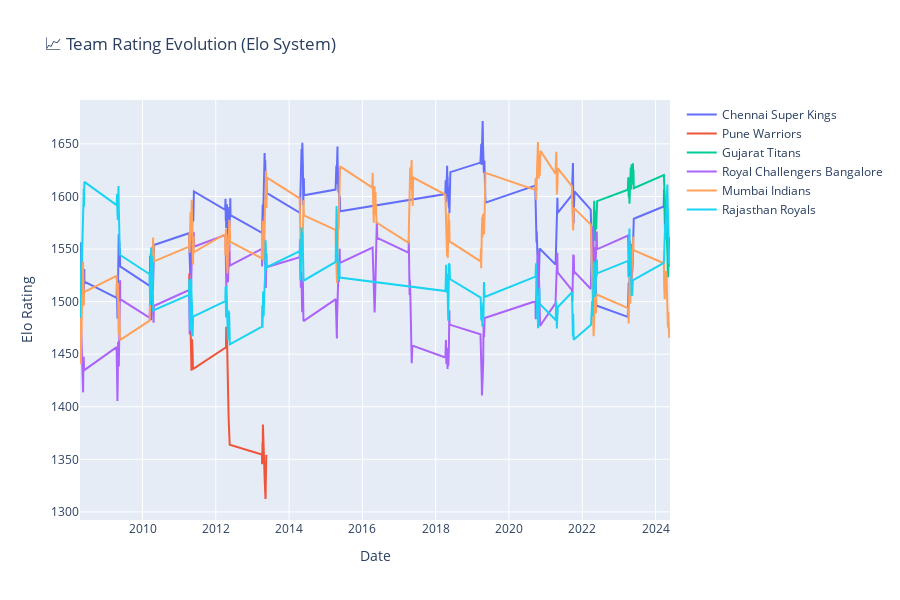
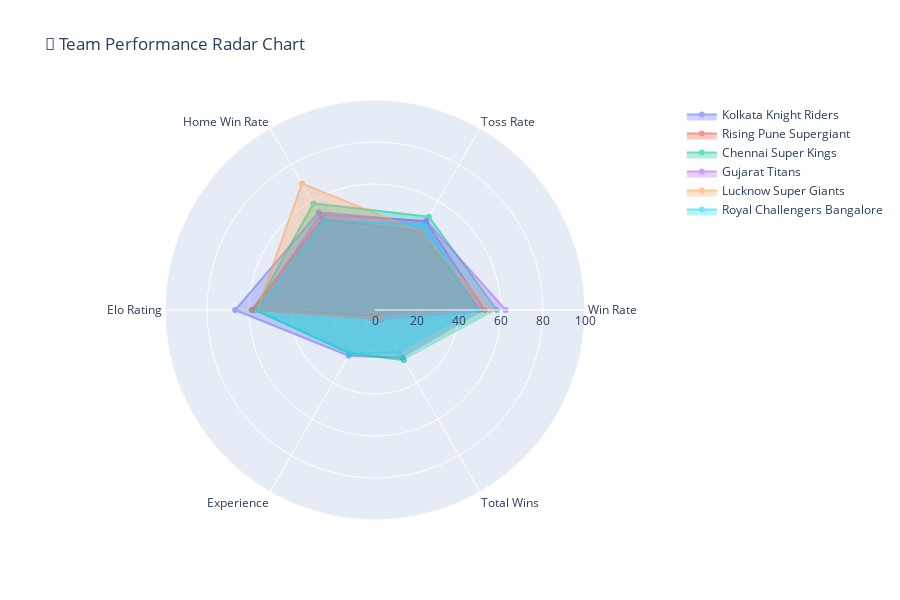

Write notebook code for charts like these, in order.
### Markdown cell above
## 🎯 7. Advanced Performance Analytics

### Code cell
# Advanced Performance Analytics
class IPLPerformanceAnalytics:
    def __init__(self, matches_df, deliveries_df):
        self.matches_df = matches_df
        self.deliveries_df = deliveries_df
    
    def calculate_team_strength_ratings(self):
        """Calculate Elo-style ratings for teams"""
        print("⚡ CALCULATING TEAM STRENGTH RATINGS")
        print("=" * 45)
        
        # Initialize Elo ratings
        teams = set(self.matches_df['team1'].tolist() + self.matches_df['team2'].tolist())
        elo_ratings = {team: 1500 for team in teams}  # Start with 1500 rating
        rating_history = {team: [] for team in teams}
        
        K = 30  # K-factor for Elo calculation
        
        # Sort matches by date
        sorted_matches = self.matches_df.sort_values('date')
        
        for _, match in sorted_matches.iterrows():
            if pd.isna(match['winner']):
                continue
                
            team1, team2 = match['team1'], match['team2']
            winner = match['winner']
            
            # Current ratings
            R1, R2 = elo_ratings[team1], elo_ratings[team2]
            
            # Expected scores
            E1 = 1 / (1 + 10 ** ((R2 - R1) / 400))
            E2 = 1 / (1 + 10 ** ((R1 - R2) / 400))
            
            # Actual scores
            S1 = 1 if winner == team1 else 0
            S2 = 1 if winner == team2 else 0
            
            # Update ratings
            elo_ratings[team1] = R1 + K * (S1 - E1)
            elo_ratings[team2] = R2 + K * (S2 - E2)
            
            # Store history
            rating_history[team1].append({
                'date': match['date'],
                'rating': elo_ratings[team1],
                'match_id': match['id']
            })
            rating_history[team2].append({
                'date': match['date'],
                'rating': elo_ratings[team2],
                'match_id': match['id']
            })
        
        # Create ratings dataframe
        final_ratings = pd.DataFrame(list(elo_ratings.items()), 
                                   columns=['Team', 'Elo_Rating'])
        final_ratings = final_ratings.sort_values('Elo_Rating', ascending=False).reset_index(drop=True)
        final_ratings['Rank'] = range(1, len(final_ratings) + 1)
        
        print("📊 Final Elo Ratings:")
        display(final_ratings)
        
        return final_ratings, rating_history
    
    def analyze_batting_patterns(self):
        """Analyze batting patterns across different match phases"""
        if self.deliveries_df.empty:
            print("Deliveries data not available for batting analysis")
            return None
        
        print("🏏 BATTING PATTERNS ANALYSIS")
        print("=" * 40)
        
        # Phase-wise analysis
        phase_analysis = self.deliveries_df.groupby('phase').agg({
            'total_runs': ['sum', 'mean'],
            'batsman_runs': ['mean'],
            'is_boundary': 'mean',
            'is_wicket': 'mean'
        }).round(3)
        
        phase_analysis.columns = ['Total_Runs', 'Avg_Runs_Per_Ball', 'Avg_Batsman_Runs', 
                                'Boundary_Rate', 'Wicket_Rate']
        
        print("📊 Phase-wise Batting Statistics:")
        display(phase_analysis)
        
        # Boundary analysis
        boundary_analysis = self.deliveries_df[self.deliveries_df['is_boundary'] == 1]
        boundary_by_phase = boundary_analysis.groupby(['phase', 'boundary_type']).size().unstack(fill_value=0)
        
        print("🎯 Boundaries by Phase:")
        display(boundary_by_phase)
        
        return phase_analysis, boundary_by_phase
    
    def create_rating_evolution_viz(self, rating_history):
        """Visualize team rating evolution over time"""
        fig = go.Figure()
        
        # Select top 6 teams by final rating
        top_teams = list(rating_history.keys())[:6]
        
        for team in top_teams:
            if rating_history[team]:  # Check if team has rating history
                history_df = pd.DataFrame(rating_history[team])
                fig.add_trace(
                    go.Scatter(
                        x=history_df['date'],
                        y=history_df['rating'],
                        mode='lines',
                        name=team,
                        line=dict(width=2)
                    )
                )
        
        fig.update_layout(
            title="📈 Team Rating Evolution (Elo System)",
            xaxis_title="Date",
            yaxis_title="Elo Rating",
            height=600,
            hovermode='x unified'
        )
        
        fig.show()
        return fig
    
    def create_performance_radar_chart(self, final_ratings):
        """Create radar chart for top teams performance"""
        # Calculate additional metrics for radar chart
        team_metrics = {}
        
        for team in final_ratings.head(6)['Team']:
            team_matches = self.matches_df[
                (self.matches_df['team1'] == team) | (self.matches_df['team2'] == team)
            ]
            
            wins = len(team_matches[team_matches['winner'] == team])
            total = len(team_matches)
            win_rate = (wins / total * 100) if total > 0 else 0
            
            toss_wins = len(team_matches[team_matches['toss_winner'] == team])
            toss_rate = (toss_wins / total * 100) if total > 0 else 0
            
            home_matches = team_matches[team_matches['team1'] == team]
            home_wins = len(home_matches[home_matches['winner'] == team])
            home_rate = (home_wins / len(home_matches) * 100) if len(home_matches) > 0 else 0
            
            elo_rating = final_ratings[final_ratings['Team'] == team]['Elo_Rating'].iloc[0]
            elo_normalized = ((elo_rating - 1200) / (1800 - 1200)) * 100  # Normalize to 0-100
            
            team_metrics[team] = [win_rate, toss_rate, home_rate, elo_normalized, 
                                total/10, wins/5]  # Scaled metrics
        
        # Create radar chart
        categories = ['Win Rate', 'Toss Rate', 'Home Win Rate', 'Elo Rating', 
                     'Experience', 'Total Wins']
        
        fig = go.Figure()
        
        for team, values in team_metrics.items():
            fig.add_trace(go.Scatterpolar(
                r=values,
                theta=categories,
                fill='toself',
                name=team,
                opacity=0.6
            ))
        
        fig.update_layout(
            polar=dict(
                radialaxis=dict(
                    visible=True,
                    range=[0, 100]
                )),
            showlegend=True,
            title="🎯 Team Performance Radar Chart",
            height=600
        )
        
        fig.show()
        return fig

# Initialize performance analytics
perf_analytics = IPLPerformanceAnalytics(matches_df, deliveries_df)

# Calculate team strength ratings
final_ratings, rating_history = perf_analytics.calculate_team_strength_ratings()

# Analyze batting patterns
batting_results = perf_analytics.analyze_batting_patterns()

# Create visualizations
rating_evolution = perf_analytics.create_rating_evolution_viz(rating_history)
radar_chart = perf_analytics.create_performance_radar_chart(final_ratings)

print("✅ Performance Analytics completed successfully!")

### Figure 1 — Plotly figure (JSON) as saved in the notebook; plotly's stock layout.template omitted (floating-point values rounded to 4 significant figures; data arrays with more than 128 entries replaced by an {"elided": "..."} marker saying what was removed)
{"data": [{"line": {"width": 2}, "mode": "lines", "name": "Chennai Super Kings", "type": "scatter", "x": {"elided": "237 str values"}, "y": {"elided": "237 float values"}}, {"line": {"width": 2}, "mode": "lines", "name": "Pune Warriors", "type": "scatter", "x": ["2011-04-10T00:00:00", "2011-04-13T00:00:00", "2011-04-17T00:00:00", "2011-04-20T00:00:00", "2011-04-25T00:00:00", "2011-04-27T00:00:00", "2011-04-29T00:00:00", "2011-05-01T00:00:00", "2011-05-04T00:00:00", "2011-05-08T00:00:00", "2011-05-10T00:00:00", "2011-05-16T00:00:00", "2011-05-19T00:00:00", "2012-04-06T00:00:00", "2012-04-08T00:00:00", "2012-04-12T00:00:00", "2012-04-14T00:00:00", "2012-04-17T00:00:00", "2012-04-19T00:00:00", "2012-04-21T00:00:00", "2012-04-24T00:00:00", "2012-04-26T00:00:00", "2012-05-01T00:00:00", "2012-05-03T00:00:00", "2012-05-05T00:00:00", "2012-05-08T00:00:00", "2012-05-11T00:00:00", "2012-05-13T00:00:00", "2012-05-19T00:00:00", "2013-04-05T00:00:00", "2013-04-07T00:00:00", "2013-04-11T00:00:00", "2013-04-13T00:00:00", "2013-04-15T00:00:00", "2013-04-17T00:00:00", "2013-04-21T00:00:00", "2013-04-23T00:00:00", "2013-04-28T00:00:00", "2013-04-30T00:00:00", "2013-05-02T00:00:00", "2013-05-05T00:00:00", "2013-05-09T00:00:00", "2013-05-11T00:00:00", "2013-05-15T00:00:00", "2013-05-19T00:00:00"], "y": [1513.0, 1527.0, 1510.0, 1497.0, 1483.0, 1470.0, 1457.0, 1444.0, 1434.0, 1450.0, 1464.0, 1448.0, 1436.0, 1456.0, 1472.0, 1456.0, 1476.0, 1463.0, 1452.0, 1470.0, 1455.0, 1439.0, 1423.0, 1413.0, 1403.0, 1391.0, 1383.0, 1372.0, 1364.0, 1354.0, 1345.0, 1366.0, 1359.0, 1383.0, 1373.0, 1363.0, 1356.0, 1345.0, 1340.0, 1333.0, 1325.0, 1317.0, 1312.0, 1336.0, 1354.0]}, {"line": {"width": 2}, "mode": "lines", "name": "Gujarat Titans", "type": "scatter", "x": ["2022-03-28T00:00:00", "2022-04-02T00:00:00", "2022-04-08T00:00:00", "2022-04-11T00:00:00", "2022-04-14T00:00:00", "2022-04-17T00:00:00", "2022-04-23T00:00:00", "2022-04-27T00:00:00", "2022-04-30T00:00:00", "2022-05-03T00:00:00", "2022-05-06T00:00:00", "2022-05-10T00:00:00", "2022-05-15T00:00:00", "2022-05-19T00:00:00", "2022-05-24T00:00:00", "2022-05-29T00:00:00", "2023-03-31T00:00:00", "2023-04-04T00:00:00", "2023-04-09T00:00:00", "2023-04-13T00:00:00", "2023-04-16T00:00:00", "2023-04-22T00:00:00", "2023-04-25T00:00:00", "2023-04-29T00:00:00", "2023-05-02T00:00:00", "2023-05-05T00:00:00", "2023-05-07T00:00:00", "2023-05-12T00:00:00", "2023-05-15T00:00:00", "2023-05-21T00:00:00", "2023-05-23T00:00:00", "2023-05-26T00:00:00", "2023-05-29T00:00:00", "2024-03-24T00:00:00", "2024-03-26T00:00:00", "2024-03-31T00:00:00", "2024-04-04T00:00:00", "2024-04-07T00:00:00", "2024-04-10T00:00:00", "2024-04-17T00:00:00", "2024-04-21T00:00:00", "2024-04-24T00:00:00", "2024-04-28T00:00:00", "2024-05-04T00:00:00", "2024-05-10T00:00:00"], "y": [1515.0, 1533.0, 1547.0, 1527.0, 1541.0, 1556.0, 1570.0, 1583.0, 1596.0, 1576.0, 1557.0, 1573.0, 1586.0, 1569.0, 1582.0, 1596.0, 1606.0, 1618.0, 1599.0, 1611.0, 1593.0, 1607.0, 1618.0, 1627.0, 1607.0, 1619.0, 1631.0, 1611.0, 1620.0, 1632.0, 1613.0, 1626.0, 1608.0, 1620.0, 1604.0, 1612.0, 1591.0, 1575.0, 1590.0, 1570.0, 1580.0, 1561.0, 1541.0, 1523.0, 1540.0]}, {"line": {"width": 2}, "mode": "lines", "name": "Royal Challengers Bangalore", "type": "scatter", "x": {"elided": "237 str values"}, "y": {"elided": "237 float values"}}, {"line": {"width": 2}, "mode": "lines", "name": "Mumbai Indians", "type": "scatter", "x": {"elided": "261 str values"}, "y": {"elided": "261 float values"}}, {"line": {"width": 2}, "mode": "lines", "name": "Rajasthan Royals", "type": "scatter", "x": {"elided": "219 str values"}, "y": {"elided": "219 float values"}}], "layout": {"height": 600, "hovermode": "x unified", "title": {"text": "📈 Team Rating Evolution (Elo System)"}, "xaxis": {"title": {"text": "Date"}}, "yaxis": {"title": {"text": "Elo Rating"}}}}

### Figure 2 — Plotly figure (JSON) as saved in the notebook; plotly's stock layout.template omitted (floating-point values rounded to 4 significant figures)
{"data": [{"fill": "toself", "name": "Kolkata Knight Riders", "opacity": 0.6, "r": [52.19, 48.61, 53.72, 66.57, 25.1, 26.2], "theta": ["Win Rate", "Toss Rate", "Home Win Rate", "Elo Rating", "Experience", "Total Wins"], "type": "scatterpolar"}, {"fill": "toself", "name": "Rising Pune Supergiant", "opacity": 0.6, "r": [50, 43.33, 50, 58.84, 3, 3], "theta": ["Win Rate", "Toss Rate", "Home Win Rate", "Elo Rating", "Experience", "Total Wins"], "type": "scatterpolar"}, {"fill": "toself", "name": "Chennai Super Kings", "opacity": 0.6, "r": [57.98, 51.26, 58.59, 57.39, 23.8, 27.6], "theta": ["Win Rate", "Toss Rate", "Home Win Rate", "Elo Rating", "Experience", "Total Wins"], "type": "scatterpolar"}, {"fill": "toself", "name": "Gujarat Titans", "opacity": 0.6, "r": [62.22, 48.89, 52.38, 56.64, 4.5, 5.6], "theta": ["Win Rate", "Toss Rate", "Home Win Rate", "Elo Rating", "Experience", "Total Wins"], "type": "scatterpolar"}, {"fill": "toself", "name": "Lucknow Super Giants", "opacity": 0.6, "r": [54.55, 43.18, 69.57, 56.19, 4.4, 4.8], "theta": ["Win Rate", "Toss Rate", "Home Win Rate", "Elo Rating", "Experience", "Total Wins"], "type": "scatterpolar"}, {"fill": "toself", "name": "Royal Challengers Bangalore", "opacity": 0.6, "r": [48.33, 47.08, 48.89, 55.92, 24, 23.2], "theta": ["Win Rate", "Toss Rate", "Home Win Rate", "Elo Rating", "Experience", "Total Wins"], "type": "scatterpolar"}], "layout": {"height": 600, "polar": {"radialaxis": {"range": [0, 100], "visible": true}}, "showlegend": true, "title": {"text": "🎯 Team Performance Radar Chart"}}}
